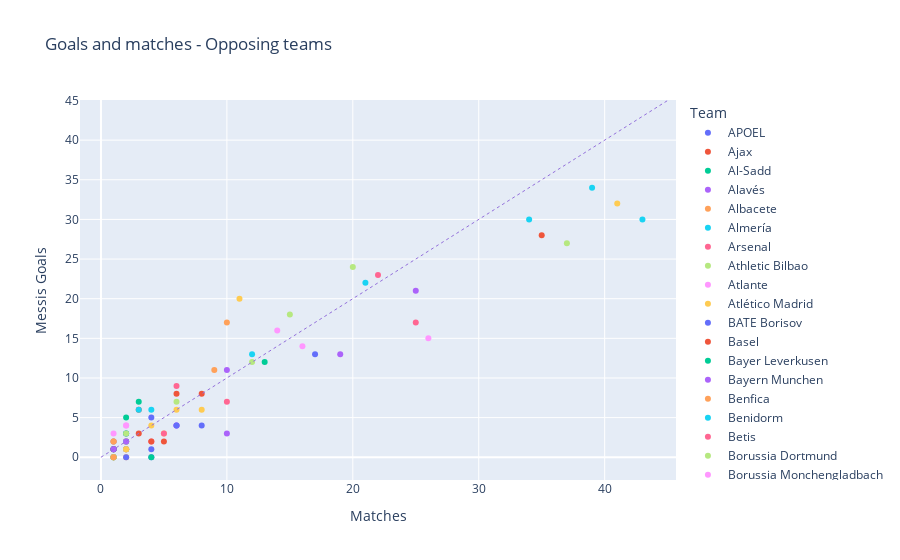

This figure's notebook cell:
### Markdown cell above
As expected, Spanish teams are the ones that most frequently find themselves on the receiving end of Messi's scoring. [SD Eibar](https://en.wikipedia.org/wiki/SD_Eibar) has "honour" of getting 20 goals in 11 matches, with teams like [Osasuna](), [Levante](), [Betis]() and [Rayo Vallecano]() also expecting to be beaten by him on every encounter!

### Code cell
messi_stat=messi.groupby(["Equipo"]).agg({"Goles_Messi": "sum",
                                              "Partido": "size"}).reset_index()

messi_stat["Team"] = messi_stat["Equipo"]
#messi_stat["Competition"]=messi_stat["Competición"]
messi_stat["Messis Goals"] =messi_stat["Goles_Messi"]
messi_stat["Matches"] = messi_stat["Partido"]


fig = px.scatter(messi_stat, x="Matches", y="Messis Goals",
                       color="Team",
                       hover_name="Team",
                       title="Goals and matches - Opposing teams")


fig.add_shape(type="line",
    x0=0, y0=0, x1=45, y1=45,
    line=dict(
        color="MediumPurple",
        width=1,
        dash="dot",
    )
)

fig.show()

fig.write_html("messi_5.html")

### Figure 1 — Plotly figure (JSON) as saved in the notebook; plotly's stock layout.template omitted (floating-point values rounded to 4 significant figures)
{"data": [{"hovertemplate": "<b>%{hovertext}</b><br><br>Team=APOEL<br>Matches=%{x}<br>Messis Goals=%{y}<extra></extra>", "hovertext": ["APOEL"], "legendgroup": "APOEL", "marker": {"color": "#636efa", "symbol": "circle"}, "mode": "markers", "name": "APOEL", "orientation": "v", "showlegend": true, "type": "scatter", "x": [2], "xaxis": "x", "y": [3], "yaxis": "y"}, {"hovertemplate": "<b>%{hovertext}</b><br><br>Team=Ajax<br>Matches=%{x}<br>Messis Goals=%{y}<extra></extra>", "hovertext": ["Ajax"], "legendgroup": "Ajax", "marker": {"color": "#EF553B", "symbol": "circle"}, "mode": "markers", "name": "Ajax", "orientation": "v", "showlegend": true, "type": "scatter", "x": [3], "xaxis": "x", "y": [6], "yaxis": "y"}, {"hovertemplate": "<b>%{hovertext}</b><br><br>Team=Al-Sadd<br>Matches=%{x}<br>Messis Goals=%{y}<extra></extra>", "hovertext": ["Al-Sadd"], "legendgroup": "Al-Sadd", "marker": {"color": "#00cc96", "symbol": "circle"}, "mode": "markers", "name": "Al-Sadd", "orientation": "v", "showlegend": true, "type": "scatter", "x": [1], "xaxis": "x", "y": [0], "yaxis": "y"}, {"hovertemplate": "<b>%{hovertext}</b><br><br>Team=Alavés<br>Matches=%{x}<br>Messis Goals=%{y}<extra></extra>", "hovertext": ["Alavés"], "legendgroup": "Alavés", "marker": {"color": "#ab63fa", "symbol": "circle"}, "mode": "markers", "name": "Alavés", "orientation": "v", "showlegend": true, "type": "scatter", "x": [10], "xaxis": "x", "y": [11], "yaxis": "y"}, {"hovertemplate": "<b>%{hovertext}</b><br><br>Team=Albacete<br>Matches=%{x}<br>Messis Goals=%{y}<extra></extra>", "hovertext": ["Albacete"], "legendgroup": "Albacete", "marker": {"color": "#FFA15A", "symbol": "circle"}, "mode": "markers", "name": "Albacete", "orientation": "v", "showlegend": true, "type": "scatter", "x": [2], "xaxis": "x", "y": [1], "yaxis": "y"}, {"hovertemplate": "<b>%{hovertext}</b><br><br>Team=Almería<br>Matches=%{x}<br>Messis Goals=%{y}<extra></extra>", "hovertext": ["Almería"], "legendgroup": "Almería", "marker": {"color": "#19d3f3", "symbol": "circle"}, "mode": "markers", "name": "Almería", "orientation": "v", "showlegend": true, "type": "scatter", "x": [12], "xaxis": "x", "y": [13], "yaxis": "y"}, {"hovertemplate": "<b>%{hovertext}</b><br><br>Team=Arsenal<br>Matches=%{x}<br>Messis Goals=%{y}<extra></extra>", "hovertext": ["Arsenal"], "legendgroup": "Arsenal", "marker": {"color": "#FF6692", "symbol": "circle"}, "mode": "markers", "name": "Arsenal", "orientation": "v", "showlegend": true, "type": "scatter", "x": [6], "xaxis": "x", "y": [9], "yaxis": "y"}, {"hovertemplate": "<b>%{hovertext}</b><br><br>Team=Athletic Bilbao<br>Matches=%{x}<br>Messis Goals=%{y}<extra></extra>", "hovertext": ["Athletic Bilbao"], "legendgroup": "Athletic Bilbao", "marker": {"color": "#B6E880", "symbol": "circle"}, "mode": "markers", "name": "Athletic Bilbao", "orientation": "v", "showlegend": true, "type": "scatter", "x": [37], "xaxis": "x", "y": [27], "yaxis": "y"}, {"hovertemplate": "<b>%{hovertext}</b><br><br>Team=Atlante<br>Matches=%{x}<br>Messis Goals=%{y}<extra></extra>", "hovertext": ["Atlante"], "legendgroup": "Atlante", "marker": {"color": "#FF97FF", "symbol": "circle"}, "mode": "markers", "name": "Atlante", "orientation": "v", "showlegend": true, "type": "scatter", "x": [1], "xaxis": "x", "y": [1], "yaxis": "y"}, {"hovertemplate": "<b>%{hovertext}</b><br><br>Team=Atlético Madrid<br>Matches=%{x}<br>Messis Goals=%{y}<extra></extra>", "hovertext": ["Atlético Madrid"], "legendgroup": "Atlético Madrid", "marker": {"color": "#FECB52", "symbol": "circle"}, "mode": "markers", "name": "Atlético Madrid", "orientation": "v", "showlegend": true, "type": "scatter", "x": [41], "xaxis": "x", "y": [32], "yaxis": "y"}, {"hovertemplate": "<b>%{hovertext}</b><br><br>Team=BATE Borisov<br>Matches=%{x}<br>Messis Goals=%{y}<extra></extra>", "hovertext": ["BATE Borisov"], "legendgroup": "BATE Borisov", "marker": {"color": "#636efa", "symbol": "circle"}, "mode": "markers", "name": "BATE Borisov", "orientation": "v", "showlegend": true, "type": "scatter", "x": [1], "xaxis": "x", "y": [2], "yaxis": "y"}, {"hovertemplate": "<b>%{hovertext}</b><br><br>Team=Basel<br>Matches=%{x}<br>Messis Goals=%{y}<extra></extra>", "hovertext": ["Basel"], "legendgroup": "Basel", "marker": {"color": "#EF553B", "symbol": "circle"}, "mode": "markers", "name": "Basel", "orientation": "v", "showlegend": true, "type": "scatter", "x": [2], "xaxis": "x", "y": [2], "yaxis": "y"}, {"hovertemplate": "<b>%{hovertext}</b><br><br>Team=Bayer Leverkusen<br>Matches=%{x}<br>Messis Goals=%{y}<extra></extra>", "hovertext": ["Bayer Leverkusen"], "legendgroup": "Bayer Leverkusen", "marker": {"color": "#00cc96", "symbol": "circle"}, "mode": "markers", "name": "Bayer Leverkusen", "orientation": "v", "showlegend": true, "type": "scatter", "x": [3], "xaxis": "x", "y": [7], "yaxis": "y"}, {"hovertemplate": "<b>%{hovertext}</b><br><br>Team=Bayern Munchen<br>Matches=%{x}<br>Messis Goals=%{y}<extra></extra>", "hovertext": ["Bayern Munchen"], "legendgroup": "Bayern Munchen", "marker": {"color": "#ab63fa", "symbol": "circle"}, "mode": "markers", "name": "Bayern Munchen", "orientation": "v", "showlegend": true, "type": "scatter", "x": [6], "xaxis": "x", "y": [4], "yaxis": "y"}, {"hovertemplate": "<b>%{hovertext}</b><br><br>Team=Benfica<br>Matches=%{x}<br>Messis Goals=%{y}<extra></extra>", "hovertext": ["Benfica"], "legendgroup": "Benfica", "marker": {"color": "#FFA15A", "symbol": "circle"}, "mode": "markers", "name": "Benfica", "orientation": "v", "showlegend": true, "type": "scatter", "x": [2], "xaxis": "x", "y": [0], "yaxis": "y"}, {"hovertemplate": "<b>%{hovertext}</b><br><br>Team=Benidorm<br>Matches=%{x}<br>Messis Goals=%{y}<extra></extra>", "hovertext": ["Benidorm"], "legendgroup": "Benidorm", "marker": {"color": "#19d3f3", "symbol": "circle"}, "mode": "markers", "name": "Benidorm", "orientation": "v", "showlegend": true, "type": "scatter", "x": [1], "xaxis": "x", "y": [1], "yaxis": "y"}, {"hovertemplate": "<b>%{hovertext}</b><br><br>Team=Betis<br>Matches=%{x}<br>Messis Goals=%{y}<extra></extra>", "hovertext": ["Betis"], "legendgroup": "Betis", "marker": {"color": "#FF6692", "symbol": "circle"}, "mode": "markers", "name": "Betis", "orientation": "v", "showlegend": true, "type": "scatter", "x": [22], "xaxis": "x", "y": [23], "yaxis": "y"}, {"hovertemplate": "<b>%{hovertext}</b><br><br>Team=Borussia Dortmund<br>Matches=%{x}<br>Messis Goals=%{y}<extra></extra>", "hovertext": ["Borussia Dortmund"], "legendgroup": "Borussia Dortmund", "marker": {"color": "#B6E880", "symbol": "circle"}, "mode": "markers", "name": "Borussia Dortmund", "orientation": "v", "showlegend": true, "type": "scatter", "x": [2], "xaxis": "x", "y": [1], "yaxis": "y"}, {"hovertemplate": "<b>%{hovertext}</b><br><br>Team=Borussia Monchengladbach<br>Matches=%{x}<br>Messis Goals=%{y}<extra></extra>", "hovertext": ["Borussia Monchengladbach"], "legendgroup": "Borussia Monchengladbach", "marker": {"color": "#FF97FF", "symbol": "circle"}, "mode": "markers", "name": "Borussia Monchengladbach", "orientation": "v", "showlegend": true, "type": "scatter", "x": [1], "xaxis": "x", "y": [1], "yaxis": "y"}, {"hovertemplate": "<b>%{hovertext}</b><br><br>Team=Cadiz<br>Matches=%{x}<br>Messis Goals=%{y}<extra></extra>", "hovertext": ["Cadiz"], "legendgroup": "Cadiz", "marker": {"color": "#FECB52", "symbol": "circle"}, "mode": "markers", "name": "Cadiz", "orientation": "v", "showlegend": true, "type": "scatter", "x": [1], "xaxis": "x", "y": [0], "yaxis": "y"}, {"hovertemplate": "<b>%{hovertext}</b><br><br>Team=Celta de Vigo<br>Matches=%{x}<br>Messis Goals=%{y}<extra></extra>", "hovertext": ["Celta de Vigo"], "legendgroup": "Celta de Vigo", "marker": {"color": "#636efa", "symbol": "circle"}, "mode": "markers", "name": "Celta de Vigo", "orientation": "v", "showlegend": true, "type": "scatter", "x": [17], "xaxis": "x", "y": [13], "yaxis": "y"}, {"hovertemplate": "<b>%{hovertext}</b><br><br>Team=Celtic<br>Matches=%{x}<br>Messis Goals=%{y}<extra></extra>", "hovertext": ["Celtic"], "legendgroup": "Celtic", "marker": {"color": "#EF553B", "symbol": "circle"}, "mode": "markers", "name": "Celtic", "orientation": "v", "showlegend": true, "type": "scatter", "x": [6], "xaxis": "x", "y": [8], "yaxis": "y"}, {"hovertemplate": "<b>%{hovertext}</b><br><br>Team=Ceuta<br>Matches=%{x}<br>Messis Goals=%{y}<extra></extra>", "hovertext": ["Ceuta"], "legendgroup": "Ceuta", "marker": {"color": "#00cc96", "symbol": "circle"}, "mode": "markers", "name": "Ceuta", "orientation": "v", "showlegend": true, "type": "scatter", "x": [1], "xaxis": "x", "y": [1], "yaxis": "y"}, {"hovertemplate": "<b>%{hovertext}</b><br><br>Team=Chelsea<br>Matches=%{x}<br>Messis Goals=%{y}<extra></extra>", "hovertext": ["Chelsea"], "legendgroup": "Chelsea", "marker": {"color": "#ab63fa", "symbol": "circle"}, "mode": "markers", "name": "Chelsea", "orientation": "v", "showlegend": true, "type": "scatter", "x": [10], "xaxis": "x", "y": [3], "yaxis": "y"}, {"hovertemplate": "<b>%{hovertext}</b><br><br>Team=Cultural Leonesa<br>Matches=%{x}<br>Messis Goals=%{y}<extra></extra>", "hovertext": ["Cultural Leonesa"], "legendgroup": "Cultural Leonesa", "marker": {"color": "#FFA15A", "symbol": "circle"}, "mode": "markers", "name": "Cultural Leonesa", "orientation": "v", "showlegend": true, "type": "scatter", "x": [1], "xaxis": "x", "y": [1], "yaxis": "y"}, {"hovertemplate": "<b>%{hovertext}</b><br><br>Team=Córdoba<br>Matches=%{x}<br>Messis Goals=%{y}<extra></extra>", "hovertext": ["Córdoba"], "legendgroup": "Córdoba", "marker": {"color": "#19d3f3", "symbol": "circle"}, "mode": "markers", "name": "Córdoba", "orientation": "v", "showlegend": true, "type": "scatter", "x": [3], "xaxis": "x", "y": [6], "yaxis": "y"}, {"hovertemplate": "<b>%{hovertext}</b><br><br>Team=Deportivo La Coruña<br>Matches=%{x}<br>Messis Goals=%{y}<extra></extra>", "hovertext": ["Deportivo La Coruña"], "legendgroup": "Deportivo La Coruña", "marker": {"color": "#FF6692", "symbol": "circle"}, "mode": "markers", "name": "Deportivo La Coruña", "orientation": "v", "showlegend": true, "type": "scatter", "x": [2], "xaxis": "x", "y": [2], "yaxis": "y"}, {"hovertemplate": "<b>%{hovertext}</b><br><br>Team=Deportivo la Coruña<br>Matches=%{x}<br>Messis Goals=%{y}<extra></extra>", "hovertext": ["Deportivo la Coruña"], "legendgroup": "Deportivo la Coruña", "marker": {"color": "#B6E880", "symbol": "circle"}, "mode": "markers", "name": "Deportivo la Coruña", "orientation": "v", "showlegend": true, "type": "scatter", "x": [15], "xaxis": "x", "y": [18], "yaxis": "y"}, {"hovertemplate": "<b>%{hovertext}</b><br><br>Team=Dynamo Kiev<br>Matches=%{x}<br>Messis Goals=%{y}<extra></extra>", "hovertext": ["Dynamo Kiev"], "legendgroup": "Dynamo Kiev", "marker": {"color": "#FF97FF", "symbol": "circle"}, "mode": "markers", "name": "Dynamo Kiev", "orientation": "v", "showlegend": true, "type": "scatter", "x": [2], "xaxis": "x", "y": [2], "yaxis": "y"}, {"hovertemplate": "<b>%{hovertext}</b><br><br>Team=Eibar<br>Matches=%{x}<br>Messis Goals=%{y}<extra></extra>", "hovertext": ["Eibar"], "legendgroup": "Eibar", "marker": {"color": "#FECB52", "symbol": "circle"}, "mode": "markers", "name": "Eibar", "orientation": "v", "showlegend": true, "type": "scatter", "x": [11], "xaxis": "x", "y": [20], "yaxis": "y"}, {"hovertemplate": "<b>%{hovertext}</b><br><br>Team=Elche<br>Matches=%{x}<br>Messis Goals=%{y}<extra></extra>", "hovertext": ["Elche"], "legendgroup": "Elche", "marker": {"color": "#636efa", "symbol": "circle"}, "mode": "markers", "name": "Elche", "orientation": "v", "showlegend": true, "type": "scatter", "x": [4], "xaxis": "x", "y": [5], "yaxis": "y"}, {"hovertemplate": "<b>%{hovertext}</b><br><br>Team=Espanyol<br>Matches=%{x}<br>Messis Goals=%{y}<extra></extra>", "hovertext": ["Espanyol"], "legendgroup": "Espanyol", "marker": {"color": "#EF553B", "symbol": "circle"}, "mode": "markers", "name": "Espanyol", "orientation": "v", "showlegend": true, "type": "scatter", "x": [35], "xaxis": "x", "y": [28], "yaxis": "y"}, {"hovertemplate": "<b>%{hovertext}</b><br><br>Team=Estudiantes<br>Matches=%{x}<br>Messis Goals=%{y}<extra></extra>", "hovertext": ["Estudiantes"], "legendgroup": "Estudiantes", "marker": {"color": "#00cc96", "symbol": "circle"}, "mode": "markers", "name": "Estudiantes", "orientation": "v", "showlegend": true, "type": "scatter", "x": [1], "xaxis": "x", "y": [1], "yaxis": "y"}, {"hovertemplate": "<b>%{hovertext}</b><br><br>Team=Getafe<br>Matches=%{x}<br>Messis Goals=%{y}<extra></extra>", "hovertext": ["Getafe"], "legendgroup": "Getafe", "marker": {"color": "#ab63fa", "symbol": "circle"}, "mode": "markers", "name": "Getafe", "orientation": "v", "showlegend": true, "type": "scatter", "x": [25], "xaxis": "x", "y": [21], "yaxis": "y"}, {"hovertemplate": "<b>%{hovertext}</b><br><br>Team=Gimnastic<br>Matches=%{x}<br>Messis Goals=%{y}<extra></extra>", "hovertext": ["Gimnastic"], "legendgroup": "Gimnastic", "marker": {"color": "#FFA15A", "symbol": "circle"}, "mode": "markers", "name": "Gimnastic", "orientation": "v", "showlegend": true, "type": "scatter", "x": [1], "xaxis": "x", "y": [2], "yaxis": "y"}, {"hovertemplate": "<b>%{hovertext}</b><br><br>Team=Girona<br>Matches=%{x}<br>Messis Goals=%{y}<extra></extra>", "hovertext": ["Girona"], "legendgroup": "Girona", "marker": {"color": "#19d3f3", "symbol": "circle"}, "mode": "markers", "name": "Girona", "orientation": "v", "showlegend": true, "type": "scatter", "x": [4], "xaxis": "x", "y": [6], "yaxis": "y"}, {"hovertemplate": "<b>%{hovertext}</b><br><br>Team=Gramenet<br>Matches=%{x}<br>Messis Goals=%{y}<extra></extra>", "hovertext": ["Gramenet"], "legendgroup": "Gramenet", "marker": {"color": "#FF6692", "symbol": "circle"}, "mode": "markers", "name": "Gramenet", "orientation": "v", "showlegend": true, "type": "scatter", "x": [1], "xaxis": "x", "y": [0], "yaxis": "y"}, {"hovertemplate": "<b>%{hovertext}</b><br><br>Team=Granada<br>Matches=%{x}<br>Messis Goals=%{y}<extra></extra>", "hovertext": ["Granada"], "legendgroup": "Granada", "marker": {"color": "#B6E880", "symbol": "circle"}, "mode": "markers", "name": "Granada", "orientation": "v", "showlegend": true, "type": "scatter", "x": [12], "xaxis": "x", "y": [12], "yaxis": "y"}, {"hovertemplate": "<b>%{hovertext}</b><br><br>Team=Huesca<br>Matches=%{x}<br>Messis Goals=%{y}<extra></extra>", "hovertext": ["Huesca"], "legendgroup": "Huesca", "marker": {"color": "#FF97FF", "symbol": "circle"}, "mode": "markers", "name": "Huesca", "orientation": "v", "showlegend": true, "type": "scatter", "x": [1], "xaxis": "x", "y": [3], "yaxis": "y"}, {"hovertemplate": "<b>%{hovertext}</b><br><br>Team=Hércules<br>Matches=%{x}<br>Messis Goals=%{y}<extra></extra>", "hovertext": ["Hércules"], "legendgroup": "Hércules", "marker": {"color": "#FECB52", "symbol": "circle"}, "mode": "markers", "name": "Hércules", "orientation": "v", "showlegend": true, "type": "scatter", "x": [2], "xaxis": "x", "y": [2], "yaxis": "y"}, {"hovertemplate": "<b>%{hovertext}</b><br><br>Team=Inter Milan<br>Matches=%{x}<br>Messis Goals=%{y}<extra></extra>", "hovertext": ["Inter Milan"], "legendgroup": "Inter Milan", "marker": {"color": "#636efa", "symbol": "circle"}, "mode": "markers", "name": "Inter Milan", "orientation": "v", "showlegend": true, "type": "scatter", "x": [4], "xaxis": "x", "y": [0], "yaxis": "y"}, {"hovertemplate": "<b>%{hovertext}</b><br><br>Team=Juventus<br>Matches=%{x}<br>Messis Goals=%{y}<extra></extra>", "hovertext": ["Juventus"], "legendgroup": "Juventus", "marker": {"color": "#EF553B", "symbol": "circle"}, "mode": "markers", "name": "Juventus", "orientation": "v", "showlegend": true, "type": "scatter", "x": [5], "xaxis": "x", "y": [2], "yaxis": "y"}, {"hovertemplate": "<b>%{hovertext}</b><br><br>Team=København<br>Matches=%{x}<br>Messis Goals=%{y}<extra></extra>", "hovertext": ["København"], "legendgroup": "København", "marker": {"color": "#00cc96", "symbol": "circle"}, "mode": "markers", "name": "København", "orientation": "v", "showlegend": true, "type": "scatter", "x": [2], "xaxis": "x", "y": [3], "yaxis": "y"}, {"hovertemplate": "<b>%{hovertext}</b><br><br>Team=Las Palmas<br>Matches=%{x}<br>Messis Goals=%{y}<extra></extra>", "hovertext": ["Las Palmas"], "legendgroup": "Las Palmas", "marker": {"color": "#ab63fa", "symbol": "circle"}, "mode": "markers", "name": "Las Palmas", "orientation": "v", "showlegend": true, "type": "scatter", "x": [6], "xaxis": "x", "y": [4], "yaxis": "y"}, {"hovertemplate": "<b>%{hovertext}</b><br><br>Team=Leganés<br>Matches=%{x}<br>Messis Goals=%{y}<extra></extra>", "hovertext": ["Leganés"], "legendgroup": "Leganés", "marker": {"color": "#FFA15A", "symbol": "circle"}, "mode": "markers", "name": "Leganés", "orientation": "v", "showlegend": true, "type": "scatter", "x": [9], "xaxis": "x", "y": [11], "yaxis": "y"}, {"hovertemplate": "<b>%{hovertext}</b><br><br>Team=Levante<br>Matches=%{x}<br>Messis Goals=%{y}<extra></extra>", "hovertext": ["Levante"], "legendgroup": "Levante", "marker": {"color": "#19d3f3", "symbol": "circle"}, "mode": "markers", "name": "Levante", "orientation": "v", "showlegend": true, "type": "scatter", "x": [21], "xaxis": "x", "y": [22], "yaxis": "y"}, {"hovertemplate": "<b>%{hovertext}</b><br><br>Team=Liverpool<br>Matches=%{x}<br>Messis Goals=%{y}<extra></extra>", "hovertext": ["Liverpool"], "legendgroup": "Liverpool", "marker": {"color": "#FF6692", "symbol": "circle"}, "mode": "markers", "name": "Liverpool", "orientation": "v", "showlegend": true, "type": "scatter", "x": [4], "xaxis": "x", "y": [2], "yaxis": "y"}, {"hovertemplate": "<b>%{hovertext}</b><br><br>Team=Lyon<br>Matches=%{x}<br>Messis Goals=%{y}<extra></extra>", "hovertext": ["Lyon"], "legendgroup": "Lyon", "marker": {"color": "#B6E880", "symbol": "circle"}, "mode": "markers", "name": "Lyon", "orientation": "v", "showlegend": true, "type": "scatter", "x": [6], "xaxis": "x", "y": [7], "yaxis": "y"}, {"hovertemplate": "<b>%{hovertext}</b><br><br>Team=Mallorca<br>Matches=%{x}<br>Messis Goals=%{y}<extra></extra>", "hovertext": ["Mallorca"], "legendgroup": "Mallorca", "marker": {"color": "#FF97FF", "symbol": "circle"}, "mode": "markers", "name": "Mallorca", "orientation": "v", "showlegend": true, "type": "scatter", "x": [14], "xaxis": "x", "y": [16], "yaxis": "y"}, {"hovertemplate": "<b>%{hovertext}</b><br><br>Team=Manchester City<br>Matches=%{x}<br>Messis Goals=%{y}<extra></extra>", "hovertext": ["Manchester City"], "legendgroup": "Manchester City", "marker": {"color": "#FECB52", "symbol": "circle"}, "mode": "markers", "name": "Manchester City", "orientation": "v", "showlegend": true, "type": "scatter", "x": [6], "xaxis": "x", "y": [6], "yaxis": "y"}, {"hovertemplate": "<b>%{hovertext}</b><br><br>Team=Manchester United<br>Matches=%{x}<br>Messis Goals=%{y}<extra></extra>", "hovertext": ["Manchester United"], "legendgroup": "Manchester United", "marker": {"color": "#636efa", "symbol": "circle"}, "mode": "markers", "name": "Manchester United", "orientation": "v", "showlegend": true, "type": "scatter", "x": [6], "xaxis": "x", "y": [4], "yaxis": "y"}, {"hovertemplate": "<b>%{hovertext}</b><br><br>Team=Milan<br>Matches=%{x}<br>Messis Goals=%{y}<extra></extra>", "hovertext": ["Milan"], "legendgroup": "Milan", "marker": {"color": "#EF553B", "symbol": "circle"}, "mode": "markers", "name": "Milan", "orientation": "v", "showlegend": true, "type": "scatter", "x": [8], "xaxis": "x", "y": [8], "yaxis": "y"}, {"hovertemplate": "<b>%{hovertext}</b><br><br>Team=Murcia<br>Matches=%{x}<br>Messis Goals=%{y}<extra></extra>", "hovertext": ["Murcia"], "legendgroup": "Murcia", "marker": {"color": "#00cc96", "symbol": "circle"}, "mode": "markers", "name": "Murcia", "orientation": "v", "showlegend": true, "type": "scatter", "x": [1], "xaxis": "x", "y": [0], "yaxis": "y"}, {"hovertemplate": "<b>%{hovertext}</b><br><br>Team=Málaga<br>Matches=%{x}<br>Messis Goals=%{y}<extra></extra>", "hovertext": ["Málaga"], "legendgroup": "Málaga", "marker": {"color": "#ab63fa", "symbol": "circle"}, "mode": "markers", "name": "Málaga", "orientation": "v", "showlegend": true, "type": "scatter", "x": [19], "xaxis": "x", "y": [13], "yaxis": "y"}, {"hovertemplate": "<b>%{hovertext}</b><br><br>Team=Napoli<br>Matches=%{x}<br>Messis Goals=%{y}<extra></extra>", "hovertext": ["Napoli"], "legendgroup": "Napoli", "marker": {"color": "#FFA15A", "symbol": "circle"}, "mode": "markers", "name": "Napoli", "orientation": "v", "showlegend": true, "type": "scatter", "x": [1], "xaxis": "x", "y": [0], "yaxis": "y"}, {"hovertemplate": "<b>%{hovertext}</b><br><br>Team=Numancia<br>Matches=%{x}<br>Messis Goals=%{y}<extra></extra>", "hovertext": ["Numancia"], "legendgroup": "Numancia", "marker": {"color": "#19d3f3", "symbol": "circle"}, "mode": "markers", "name": "Numancia", "orientation": "v", "showlegend": true, "type": "scatter", "x": [2], "xaxis": "x", "y": [2], "yaxis": "y"}, {"hovertemplate": "<b>%{hovertext}</b><br><br>Team=Olympiacos<br>Matches=%{x}<br>Messis Goals=%{y}<extra></extra>", "hovertext": ["Olympiacos"], "legendgroup": "Olympiacos", "marker": {"color": "#FF6692", "symbol": "circle"}, "mode": "markers", "name": "Olympiacos", "orientation": "v", "showlegend": true, "type": "scatter", "x": [2], "xaxis": "x", "y": [1], "yaxis": "y"}, {"hovertemplate": "<b>%{hovertext}</b><br><br>Team=Osasuna<br>Matches=%{x}<br>Messis Goals=%{y}<extra></extra>", "hovertext": ["Osasuna"], "legendgroup": "Osasuna", "marker": {"color": "#B6E880", "symbol": "circle"}, "mode": "markers", "name": "Osasuna", "orientation": "v", "showlegend": true, "type": "scatter", "x": [20], "xaxis": "x", "y": [24], "yaxis": "y"}, {"hovertemplate": "<b>%{hovertext}</b><br><br>Team=PSV Eindhoven<br>Matches=%{x}<br>Messis Goals=%{y}<extra></extra>", "hovertext": ["PSV Eindhoven"], "legendgroup": "PSV Eindhoven", "marker": {"color": "#FF97FF", "symbol": "circle"}, "mode": "markers", "name": "PSV Eindhoven", "orientation": "v", "showlegend": true, "type": "scatter", "x": [2], "xaxis": "x", "y": [4], "yaxis": "y"}, {"hovertemplate": "<b>%{hovertext}</b><br><br>Team=Panathinaikos<br>Matches=%{x}<br>Messis Goals=%{y}<extra></extra>", "hovertext": ["Panathinaikos"], "legendgroup": "Panathinaikos", "marker": {"color": "#FECB52", "symbol": "circle"}, "mode": "markers", "name": "Panathinaikos", "orientation": "v", "showlegend": true, "type": "scatter", "x": [4], "xaxis": "x", "y": [4], "yaxis": "y"}, {"hovertemplate": "<b>%{hovertext}</b><br><br>Team=Paris Saint-Germain<br>Matches=%{x}<br>Messis Goals=%{y}<extra></extra>", "hovertext": ["Paris Saint-Germain"], "legendgroup": "Paris Saint-Germain", "marker": {"color": "#636efa", "symbol": "circle"}, "mode": "markers", "name": "Paris Saint-Germain", "orientation": "v", "showlegend": true, "type": "scatter", "x": [8], "xaxis": "x", "y": [4], "yaxis": "y"}, {"hovertemplate": "<b>%{hovertext}</b><br><br>Team=Porto<br>Matches=%{x}<br>Messis Goals=%{y}<extra></extra>", "hovertext": ["Porto"], "legendgroup": "Porto", "marker": {"color": "#EF553B", "symbol": "circle"}, "mode": "markers", "name": "Porto", "orientation": "v", "showlegend": true, "type": "scatter", "x": [1], "xaxis": "x", "y": [1], "yaxis": "y"}, {"hovertemplate": "<b>%{hovertext}</b><br><br>Team=Racing Santander<br>Matches=%{x}<br>Messis Goals=%{y}<extra></extra>", "hovertext": ["Racing Santander"], "legendgroup": "Racing Santander", "marker": {"color": "#00cc96", "symbol": "circle"}, "mode": "markers", "name": "Racing Santander", "orientation": "v", "showlegend": true, "type": "scatter", "x": [13], "xaxis": "x", "y": [12], "yaxis": "y"}, {"hovertemplate": "<b>%{hovertext}</b><br><br>Team=Rangers<br>Matches=%{x}<br>Messis Goals=%{y}<extra></extra>", "hovertext": ["Rangers"], "legendgroup": "Rangers", "marker": {"color": "#ab63fa", "symbol": "circle"}, "mode": "markers", "name": "Rangers", "orientation": "v", "showlegend": true, "type": "scatter", "x": [2], "xaxis": "x", "y": [1], "yaxis": "y"}, {"hovertemplate": "<b>%{hovertext}</b><br><br>Team=Rayo Vallecano<br>Matches=%{x}<br>Messis Goals=%{y}<extra></extra>", "hovertext": ["Rayo Vallecano"], "legendgroup": "Rayo Vallecano", "marker": {"color": "#FFA15A", "symbol": "circle"}, "mode": "markers", "name": "Rayo Vallecano", "orientation": "v", "showlegend": true, "type": "scatter", "x": [10], "xaxis": "x", "y": [17], "yaxis": "y"}, {"hovertemplate": "<b>%{hovertext}</b><br><br>Team=Real Madrid<br>Matches=%{x}<br>Messis Goals=%{y}<extra></extra>", "hovertext": ["Real Madrid"], "legendgroup": "Real Madrid", "marker": {"color": "#19d3f3", "symbol": "circle"}, "mode": "markers", "name": "Real Madrid", "orientation": "v", "showlegend": true, "type": "scatter", "x": [43], "xaxis": "x", "y": [30], "yaxis": "y"}, {"hovertemplate": "<b>%{hovertext}</b><br><br>Team=Real Sociedad<br>Matches=%{x}<br>Messis Goals=%{y}<extra></extra>", "hovertext": ["Real Sociedad"], "legendgroup": "Real Sociedad", "marker": {"color": "#FF6692", "symbol": "circle"}, "mode": "markers", "name": "Real Sociedad", "orientation": "v", "showlegend": true, "type": "scatter", "x": [25], "xaxis": "x", "y": [17], "yaxis": "y"}, {"hovertemplate": "<b>%{hovertext}</b><br><br>Team=Real Valladolid<br>Matches=%{x}<br>Messis Goals=%{y}<extra></extra>", "hovertext": ["Real Valladolid"], "legendgroup": "Real Valladolid", "marker": {"color": "#B6E880", "symbol": "circle"}, "mode": "markers", "name": "Real Valladolid", "orientation": "v", "showlegend": true, "type": "scatter", "x": [1], "xaxis": "x", "y": [0], "yaxis": "y"}, {"hovertemplate": "<b>%{hovertext}</b><br><br>Team=Real Zaragoza<br>Matches=%{x}<br>Messis Goals=%{y}<extra></extra>", "hovertext": ["Real Zaragoza"], "legendgroup": "Real Zaragoza", "marker": {"color": "#FF97FF", "symbol": "circle"}, "mode": "markers", "name": "Real Zaragoza", "orientation": "v", "showlegend": true, "type": "scatter", "x": [16], "xaxis": "x", "y": [14], "yaxis": "y"}, {"hovertemplate": "<b>%{hovertext}</b><br><br>Team=Recreativo Huelva<br>Matches=%{x}<br>Messis Goals=%{y}<extra></extra>", "hovertext": ["Recreativo Huelva"], "legendgroup": "Recreativo Huelva", "marker": {"color": "#FECB52", "symbol": "circle"}, "mode": "markers", "name": "Recreativo Huelva", "orientation": "v", "showlegend": true, "type": "scatter", "x": [5], "xaxis": "x", "y": [3], "yaxis": "y"}, {"hovertemplate": "<b>%{hovertext}</b><br><br>Team=River Plate<br>Matches=%{x}<br>Messis Goals=%{y}<extra></extra>", "hovertext": ["River Plate"], "legendgroup": "River Plate", "marker": {"color": "#636efa", "symbol": "circle"}, "mode": "markers", "name": "River Plate", "orientation": "v", "showlegend": true, "type": "scatter", "x": [1], "xaxis": "x", "y": [1], "yaxis": "y"}, {"hovertemplate": "<b>%{hovertext}</b><br><br>Team=Roma<br>Matches=%{x}<br>Messis Goals=%{y}<extra></extra>", "hovertext": ["Roma"], "legendgroup": "Roma", "marker": {"color": "#EF553B", "symbol": "circle"}, "mode": "markers", "name": "Roma", "orientation": "v", "showlegend": true, "type": "scatter", "x": [4], "xaxis": "x", "y": [2], "yaxis": "y"}, {"hovertemplate": "<b>%{hovertext}</b><br><br>Team=Rubin Kazan<br>Matches=%{x}<br>Messis Goals=%{y}<extra></extra>", "hovertext": ["Rubin Kazan"], "legendgroup": "Rubin Kazan", "marker": {"color": "#00cc96", "symbol": "circle"}, "mode": "markers", "name": "Rubin Kazan", "orientation": "v", "showlegend": true, "type": "scatter", "x": [4], "xaxis": "x", "y": [0], "yaxis": "y"}, {"hovertemplate": "<b>%{hovertext}</b><br><br>Team=S. S. C. Napoli<br>Matches=%{x}<br>Messis Goals=%{y}<extra></extra>", "hovertext": ["S. S. C. Napoli"], "legendgroup": "S. S. C. Napoli", "marker": {"color": "#ab63fa", "symbol": "circle"}, "mode": "markers", "name": "S. S. C. Napoli", "orientation": "v", "showlegend": true, "type": "scatter", "x": [1], "xaxis": "x", "y": [1], "yaxis": "y"}, {"hovertemplate": "<b>%{hovertext}</b><br><br>Team=Santos<br>Matches=%{x}<br>Messis Goals=%{y}<extra></extra>", "hovertext": ["Santos"], "legendgroup": "Santos", "marker": {"color": "#FFA15A", "symbol": "circle"}, "mode": "markers", "name": "Santos", "orientation": "v", "showlegend": true, "type": "scatter", "x": [1], "xaxis": "x", "y": [2], "yaxis": "y"}, {"hovertemplate": "<b>%{hovertext}</b><br><br>Team=Sevilla<br>Matches=%{x}<br>Messis Goals=%{y}<extra></extra>", "hovertext": ["Sevilla"], "legendgroup": "Sevilla", "marker": {"color": "#19d3f3", "symbol": "circle"}, "mode": "markers", "name": "Sevilla", "orientation": "v", "showlegend": true, "type": "scatter", "x": [39], "xaxis": "x", "y": [34], "yaxis": "y"}, {"hovertemplate": "<b>%{hovertext}</b><br><br>Team=Shakhtar Donetsk<br>Matches=%{x}<br>Messis Goals=%{y}<extra></extra>", "hovertext": ["Shakhtar Donetsk"], "legendgroup": "Shakhtar Donetsk", "marker": {"color": "#FF6692", "symbol": "circle"}, "mode": "markers", "name": "Shakhtar Donetsk", "orientation": "v", "showlegend": true, "type": "scatter", "x": [5], "xaxis": "x", "y": [3], "yaxis": "y"}, {"hovertemplate": "<b>%{hovertext}</b><br><br>Team=Slavia Praga<br>Matches=%{x}<br>Messis Goals=%{y}<extra></extra>", "hovertext": ["Slavia Praga"], "legendgroup": "Slavia Praga", "marker": {"color": "#B6E880", "symbol": "circle"}, "mode": "markers", "name": "Slavia Praga", "orientation": "v", "showlegend": true, "type": "scatter", "x": [2], "xaxis": "x", "y": [1], "yaxis": "y"}, {"hovertemplate": "<b>%{hovertext}</b><br><br>Team=Spartak Moscow<br>Matches=%{x}<br>Messis Goals=%{y}<extra></extra>", "hovertext": ["Spartak Moscow"], "legendgroup": "Spartak Moscow", "marker": {"color": "#FF97FF", "symbol": "circle"}, "mode": "markers", "name": "Spartak Moscow", "orientation": "v", "showlegend": true, "type": "scatter", "x": [2], "xaxis": "x", "y": [4], "yaxis": "y"}, {"hovertemplate": "<b>%{hovertext}</b><br><br>Team=Sporting Gijón<br>Matches=%{x}<br>Messis Goals=%{y}<extra></extra>", "hovertext": ["Sporting Gijón"], "legendgroup": "Sporting Gijón", "marker": {"color": "#FECB52", "symbol": "circle"}, "mode": "markers", "name": "Sporting Gijón", "orientation": "v", "showlegend": true, "type": "scatter", "x": [8], "xaxis": "x", "y": [6], "yaxis": "y"}, {"hovertemplate": "<b>%{hovertext}</b><br><br>Team=Sporting Lisboa<br>Matches=%{x}<br>Messis Goals=%{y}<extra></extra>", "hovertext": ["Sporting Lisboa"], "legendgroup": "Sporting Lisboa", "marker": {"color": "#636efa", "symbol": "circle"}, "mode": "markers", "name": "Sporting Lisboa", "orientation": "v", "showlegend": true, "type": "scatter", "x": [4], "xaxis": "x", "y": [1], "yaxis": "y"}, {"hovertemplate": "<b>%{hovertext}</b><br><br>Team=Stuttgart<br>Matches=%{x}<br>Messis Goals=%{y}<extra></extra>", "hovertext": ["Stuttgart"], "legendgroup": "Stuttgart", "marker": {"color": "#EF553B", "symbol": "circle"}, "mode": "markers", "name": "Stuttgart", "orientation": "v", "showlegend": true, "type": "scatter", "x": [3], "xaxis": "x", "y": [3], "yaxis": "y"}, {"hovertemplate": "<b>%{hovertext}</b><br><br>Team=Tenerife<br>Matches=%{x}<br>Messis Goals=%{y}<extra></extra>", "hovertext": ["Tenerife"], "legendgroup": "Tenerife", "marker": {"color": "#00cc96", "symbol": "circle"}, "mode": "markers", "name": "Tenerife", "orientation": "v", "showlegend": true, "type": "scatter", "x": [2], "xaxis": "x", "y": [5], "yaxis": "y"}, {"hovertemplate": "<b>%{hovertext}</b><br><br>Team=Tottenham<br>Matches=%{x}<br>Messis Goals=%{y}<extra></extra>", "hovertext": ["Tottenham"], "legendgroup": "Tottenham", "marker": {"color": "#ab63fa", "symbol": "circle"}, "mode": "markers", "name": "Tottenham", "orientation": "v", "showlegend": true, "type": "scatter", "x": [2], "xaxis": "x", "y": [2], "yaxis": "y"}, {"hovertemplate": "<b>%{hovertext}</b><br><br>Team=Udinese<br>Matches=%{x}<br>Messis Goals=%{y}<extra></extra>", "hovertext": ["Udinese"], "legendgroup": "Udinese", "marker": {"color": "#FFA15A", "symbol": "circle"}, "mode": "markers", "name": "Udinese", "orientation": "v", "showlegend": true, "type": "scatter", "x": [1], "xaxis": "x", "y": [0], "yaxis": "y"}, {"hovertemplate": "<b>%{hovertext}</b><br><br>Team=Valencia<br>Matches=%{x}<br>Messis Goals=%{y}<extra></extra>", "hovertext": ["Valencia"], "legendgroup": "Valencia", "marker": {"color": "#19d3f3", "symbol": "circle"}, "mode": "markers", "name": "Valencia", "orientation": "v", "showlegend": true, "type": "scatter", "x": [34], "xaxis": "x", "y": [30], "yaxis": "y"}, {"hovertemplate": "<b>%{hovertext}</b><br><br>Team=Valladolid<br>Matches=%{x}<br>Messis Goals=%{y}<extra></extra>", "hovertext": ["Valladolid"], "legendgroup": "Valladolid", "marker": {"color": "#FF6692", "symbol": "circle"}, "mode": "markers", "name": "Valladolid", "orientation": "v", "showlegend": true, "type": "scatter", "x": [10], "xaxis": "x", "y": [7], "yaxis": "y"}, {"hovertemplate": "<b>%{hovertext}</b><br><br>Team=Viktoria Plzen<br>Matches=%{x}<br>Messis Goals=%{y}<extra></extra>", "hovertext": ["Viktoria Plzen"], "legendgroup": "Viktoria Plzen", "marker": {"color": "#B6E880", "symbol": "circle"}, "mode": "markers", "name": "Viktoria Plzen", "orientation": "v", "showlegend": true, "type": "scatter", "x": [2], "xaxis": "x", "y": [3], "yaxis": "y"}, {"hovertemplate": "<b>%{hovertext}</b><br><br>Team=Villarreal<br>Matches=%{x}<br>Messis Goals=%{y}<extra></extra>", "hovertext": ["Villarreal"], "legendgroup": "Villarreal", "marker": {"color": "#FF97FF", "symbol": "circle"}, "mode": "markers", "name": "Villarreal", "orientation": "v", "showlegend": true, "type": "scatter", "x": [26], "xaxis": "x", "y": [15], "yaxis": "y"}, {"hovertemplate": "<b>%{hovertext}</b><br><br>Team=Werder Bremen<br>Matches=%{x}<br>Messis Goals=%{y}<extra></extra>", "hovertext": ["Werder Bremen"], "legendgroup": "Werder Bremen", "marker": {"color": "#FECB52", "symbol": "circle"}, "mode": "markers", "name": "Werder Bremen", "orientation": "v", "showlegend": true, "type": "scatter", "x": [2], "xaxis": "x", "y": [1], "yaxis": "y"}, {"hovertemplate": "<b>%{hovertext}</b><br><br>Team=Xerez<br>Matches=%{x}<br>Messis Goals=%{y}<extra></extra>", "hovertext": ["Xerez"], "legendgroup": "Xerez", "marker": {"color": "#636efa", "symbol": "circle"}, "mode": "markers", "name": "Xerez", "orientation": "v", "showlegend": true, "type": "scatter", "x": [2], "xaxis": "x", "y": [0], "yaxis": "y"}], "layout": {"autosize": true, "legend": {"title": {"text": "Team"}, "tracegroupgap": 0}, "shapes": [{"line": {"color": "MediumPurple", "dash": "dot", "width": 1}, "type": "line", "x0": 0, "x1": 45, "y0": 0, "y1": 45}], "title": {"text": "Goals and matches - Opposing teams"}, "xaxis": {"anchor": "y", "autorange": true, "domain": [0, 1], "range": [-1.642, 45.64], "title": {"text": "Matches"}, "type": "linear"}, "yaxis": {"anchor": "x", "autorange": true, "domain": [0, 1], "range": [-3.077, 45.09], "title": {"text": "Messis Goals"}, "type": "linear"}}}
